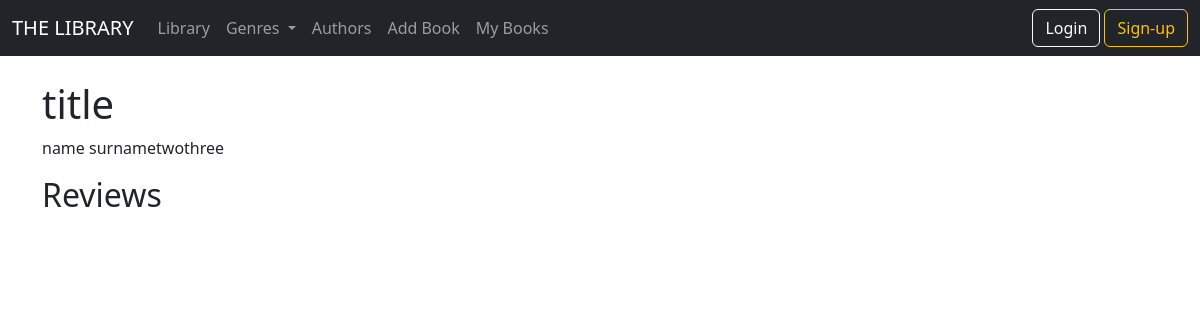
Page /books/3 on the earlier database version.
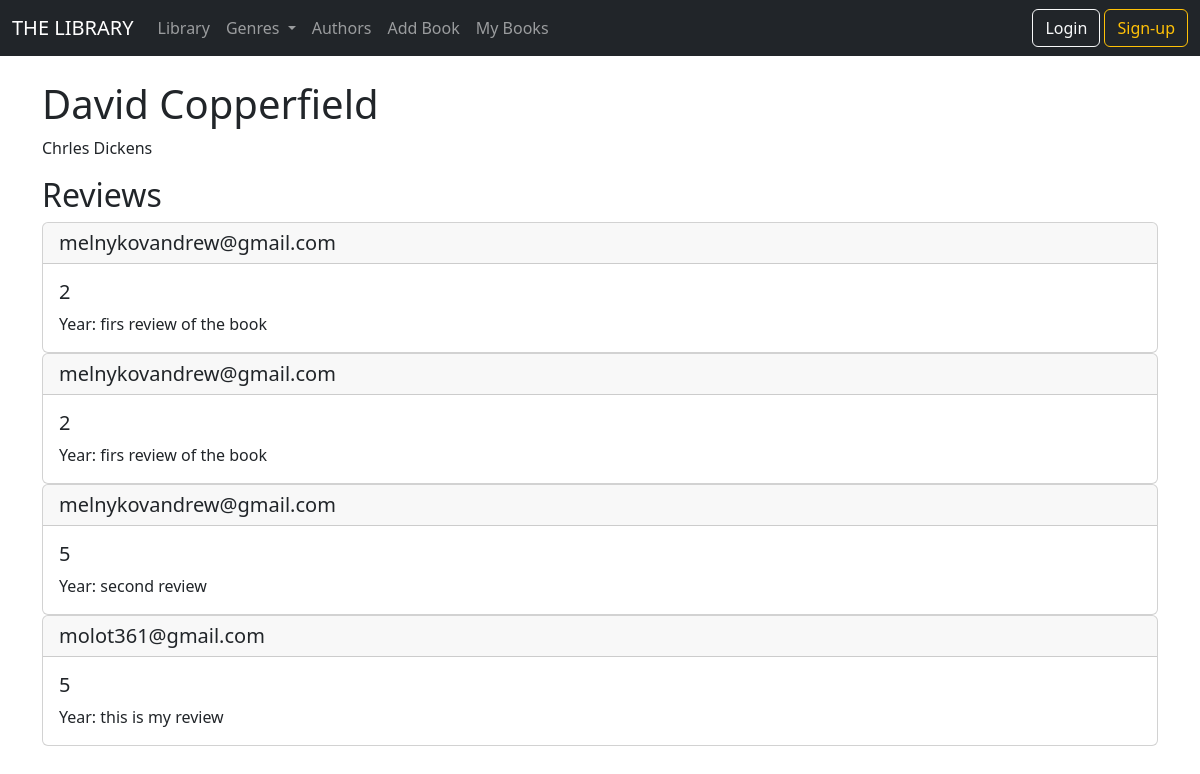
Same page on the later database version.
### models/db_models.py (models this page shows, shortened)
class Book(db.Model):
    id = db.Column(db.Integer, primary_key=True)
    title = db.Column(db.String(100), nullable=False, unique=False)
    author_name = db.Column(db.String(100), nullable=False, unique=False)
    author_surname = db.Column(db.String(100), nullable=True, unique=False)
    year = db.Column(db.String(100), nullable=False, unique=False)
    reviews = db.relationship("Review", backref='reviewed_book')

class Review(db.Model):
    id = db.Column(db.Integer, primary_key=True)
    text = db.Column(db.Text)
    rating = db.Column(db.Integer, nullable=False)
    reviewer_id = db.Column(db.Integer, db.ForeignKey("users.id"))
    book_id = db.Column(db.Integer, db.ForeignKey("book.id"))

class Users(db.Model, UserMixin):
    id = db.Column(db.Integer, primary_key=True)
    name = db.Column(db.String(100), nullable=False, unique=False)
    surname = db.Column(db.String(100), nullable=False, unique=False)
    username = db.Column(db.String(100), nullable=True, unique=True)
    email = db.Column(db.String(100), nullable=False, unique=True)
    password_hash = db.Column(db.String(128))
    date_added = db.Column(db.DateTime, default=datetime.utcnow())
    reviews = db.relationship("Review", backref='reviewer')

### main.py (the view)
@app.route('/books/<id>', methods=["GET", "POST"])
def book(id):
    book = Book.query.get_or_404(id)
    review_form = ReveiwForm()
    if review_form.validate_on_submit():
        review = Review(text = review_form.text.data, rating = review_form.rating.data, reviewer_id=current_user.id, book_id=book.id)
        db.session.add(review)
        db.session.commit()
    reviews = Review.query.filter_by(book_id=book.id).all()
    return render_template("book.html", book=book, reviews=reviews, review_form=review_form)

### templates/book.html (shortened to what this page needs)
{% extends 'base.html'%}
{% block content %}
<br>
<h1>{{book.title}}</h1>
<p>{{book.author_name}} {{book.author_surname}}</p>
<h2>Reviews</h2>
{% for review in reviews%}
<div class="card">
      <h5 class="card-header"> {{review.reviewer.email}}</h5>
      <div class="card-body">
        <h5 class="card-title">{{review.rating}}</h5>
        <p class="card-text">Year: {{review.text}}</p>
      </div>
</div>
{%endfor%}
{% endblock %}

Differences in the rows shown:
changed Book: title "title" → "David Copperfield"; author_name "name" → "Chrles"; author_surname "surnametwothree" → "Dickens"
added Review: reviewer.email "melnykovandrew@gmail.com", rating "2", text "firs review of the book"
added Review: reviewer.email "melnykovandrew@gmail.com", rating "2", text "firs review of the book"
added Review: reviewer.email "melnykovandrew@gmail.com", rating "5", text "second review"
added Review: reviewer.email "molot361@gmail.com", rating "5", text "this is my review"
